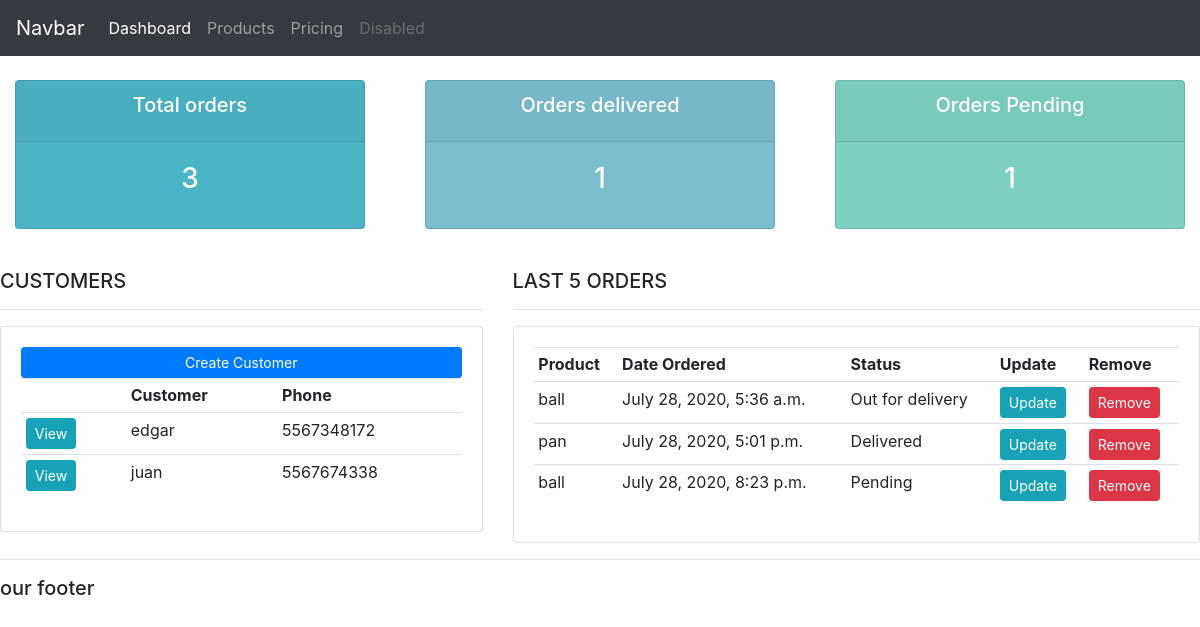
The page / on the database its author committed.
### accounts/models.py (models this page shows, shortened)
class Customer(models.Model):
    name = models.CharField(max_length=200,null=True)
    phone = models.CharField(max_length=200,null=True)
    email = models.CharField(max_length=200,null=True)
    date_created = models.DateTimeField(auto_now_add=True, null=True)

class Order(models.Model):
    STATUS = (
        ('Pending','Pending'),
        ('Out for delivery', 'Out for delivery'),
        ('Delivered', 'Delivered'),
    )
    customer = models.ForeignKey(Customer,null=True,on_delete=models.SET_NULL)
    product = models.ForeignKey(Product,null=True,on_delete=models.SET_NULL)
    date_created = models.DateTimeField(auto_now_add=True, null=True)
    status = models.CharField(max_length=200,null=True,choices=STATUS)
    note = models.CharField(max_length=1000,null=True,choices=STATUS)

class Product(models.Model):
    CATEGORY = (
        ('Indoor','Indoor'),
        ('Out Door', 'Out Door'),
    )
    name = models.CharField(max_length=200,null=True)
    price = models.FloatField(null=True)
    category = models.CharField(max_length=200,null=True,choices=CATEGORY)
    description = models.CharField(max_length=200,null=True)
    date_created = models.DateTimeField(auto_now_add=True, null=True,blank=True)
    tags = models.ManyToManyField(Tag)
    def __str__(self):
        return self.name

### accounts/views.py (the view)
# urls.py: path('',views.home, name='home'),
def home(request):
    orders = Order.objects.all()
    customers = Customer.objects.all()
    total_customers = customers.count()
    total_orders = orders.count()
    delivered = orders.filter(status='Delivered').count()
    pending = orders.filter(status='Pending').count()
    context = {'orders':orders,'customers':customers,'total_orders':total_orders,
    'delivered': delivered,'pending':pending}
    return render(request,'accounts/dashboard.html',context)

### accounts/templates/accounts/dashboard.html
{% extends 'accounts/main.html' %}
{% block content %}
{% include 'accounts/status.html' %}
<br>
<div class="row">
    <div class="col-md-5">
        <h5>CUSTOMERS</h5>
        <hr>
        <div class="card card-body">
            <a href="" class="btn btn-primary btn-sm btn-block">Create Customer</a>
            <table class="table table-sm">
                <tr>
                    <th></th>
                    <th>Customer</th>
                    <th>Phone</th>
                </tr>
                {% for customer in customers %}
                <tr>
                    <td><a class="btn btn-sm btn-info" href="{% url 'customer' customer.id %}">View</a></td>
                    <td>{{customer.name}}</td>
                    <td>{{customer.phone}}</td>
                </tr>
                {% endfor %}
            </table>
        </div>
    </div>
    <div class="col-md-7">
        <h5>LAST 5 ORDERS</h5>
        <hr>
        <div class="card card-body">
            <table class="table table-sm">
                <tr>
                    <th>Product</th>
                    <th>Date Ordered</th>
                    <th>Status</th>
                    <th>Update</th>
                    <th>Remove</th>
                </tr>
                {% for order in orders %}
                <tr>
                    <td>{{order.product}}</td>
                    <td>{{order.date_created}}</td>
                    <td>{{order.status}}</td>
                    <td><a class="btn btn-sm btn-info" href="{% url 'update_order' order.id %}">Update</a></td>
                    <td><a class="btn btn-sm btn-danger" href="{% url 'delete_order' order.id %}">Remove</a></td>
                </tr>
                {% endfor %}
            </table>
        </div>
    </div>
</div>
{% endblock %}

### accounts/templates/accounts/main.html (shortened to what this page needs)
{% load static %}
<!DOCTYPE html>
<html lang="en">
<head>
    <link rel="stylesheet" href="https://stackpath.bootstrapcdn.com/bootstrap/4.5.0/css/bootstrap.min.css">
    <link rel="stylesheet" type="text/css" href="{% static '/css/main.css' %}">
</head>
<body>
    {% include 'accounts/navbar.html' %}
    {% block content %}
    {% endblock %}
    <hr>
    <h5>our footer</h5>
</body>
</html>

### accounts/templates/accounts/navbar.html (shortened to what this page needs)
<nav class="navbar navbar-expand-lg navbar-dark bg-dark">
    <a class="navbar-brand" href="#">Navbar</a>
    <div class="collapse navbar-collapse" id="navbarNav">
      <ul class="navbar-nav">
        <li class="nav-item active">
          <a class="nav-link" href="{% url 'home' %}">Dashboard<span class="sr-only">(current)</span></a>
        </li>
        <li class="nav-item">
          <a class="nav-link" href="{% url 'products' %}">Products</a>
        </li>
        <li class="nav-item">
          <a class="nav-link" href="#">Pricing</a>
        </li>
        <li class="nav-item">
          <a class="nav-link disabled" href="#" tabindex="-1" aria-disabled="true">Disabled</a>
        </li>
      </ul>
    </div>
  </nav>

### accounts/templates/accounts/status.html
<br>
<div class="row">
    <div class="col">
        <div class="col-md">
            <div class="card text-center text-white mb-3" id="total-orders">
                <div class="card-header">
                    <h5 class="card-title">Total orders</h5>
                </div>
                <div class="card-body">
                    <h3 class="card-title">{{total_orders}}</h3>
                </div>
            </div>
        </div>
    </div>
    <div class="col">
        <div class="col-md">
            <div class="card text-center text-white mb-3" id="orders-delivered">
                <div class="card-header">
                    <h5 class="card-title">Orders delivered</h5>
                </div>
                <div class="card-body">
                    <h3 class="card-title">{{delivered}}</h3>
                </div>
            </div>
        </div>
    </div>
    <div class="col">
        <div class="col-md">
            <div class="card text-center text-white mb-3" id="orders-pending">
                <div class="card-header">
                    <h5 class="card-title">Orders Pending</h5>
                </div>
                <div class="card-body">
                    <h3 class="card-title">{{pending}}</h3>
                </div>
            </div>
        </div>
    </div>
</div>

### static/css/main.css (style rules this page uses)
body { background-color: ebeff5; }
#total-orders { background-color: #4cb4c7; }
#orders-delivered { background-color: #7abecc; }
#orders-pending { background-color: #7cd1c0; }

### rows shown on the page
Customer: name "edgar", phone "5567348172"
Customer: name "juan", phone "5567674338"
Order: product "ball", date_created "July 28, 2020, 5:36 a.m.", status "Out for delivery"
Order: product "pan", date_created "July 28, 2020, 5:01 p.m.", status "Delivered"
Order: product "ball", date_created "July 28, 2020, 8:23 p.m.", status "Pending"

### other values the page prints
{{ total_orders }} "3"
{{ delivered }} "1"
{{ pending }} "1"
